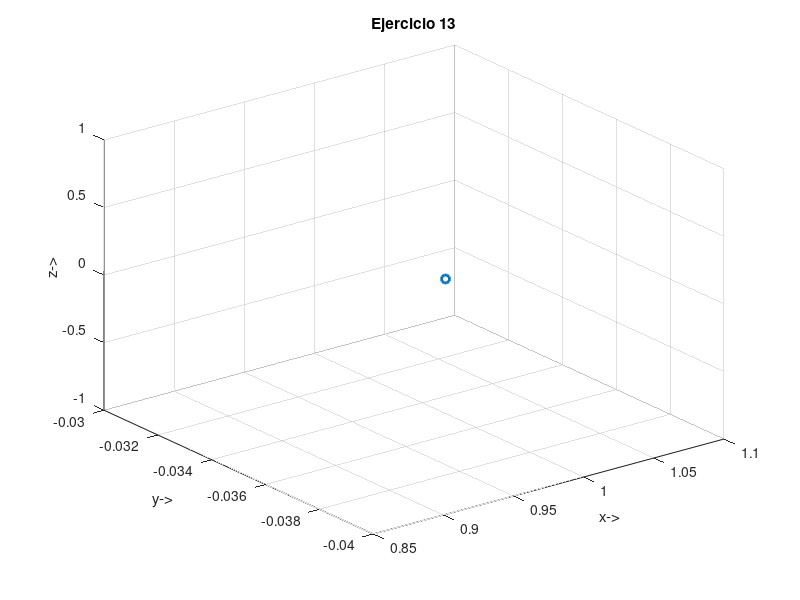

Source code (MATLAB):
Z =  [ cosd(-2) -sind(-2) 0 78.4;
      sind(-2) cosd(-2) 0 67.8;
      0 0 1 97.8;
      0 0 0 1]
X =  [ 1 0 0 0;
      0 cosd(27) -sind(27) 0;
      0 sind(27) cosd(27) 0;
      0 0 0 1]
      
M = Z*X

plot3(M(1,1),M(2,1),M(3,1),".o","LineWidth",2)
ylabel("y->")
xlabel("x->")
zlabel("z->")
title("Ejercicio 13")
grid("on")